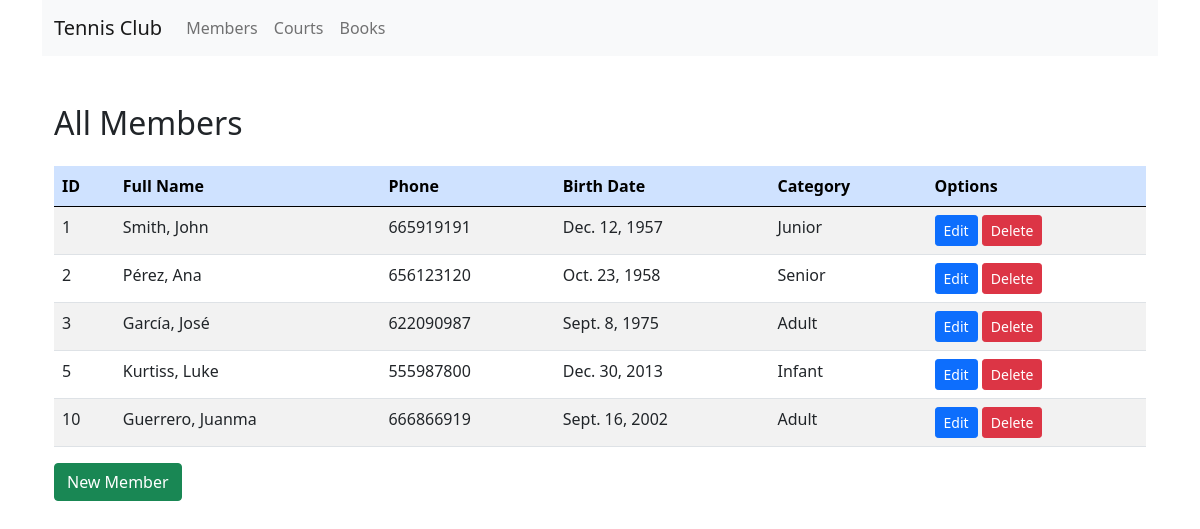
/members/, run on an earlier commit of the app's database.
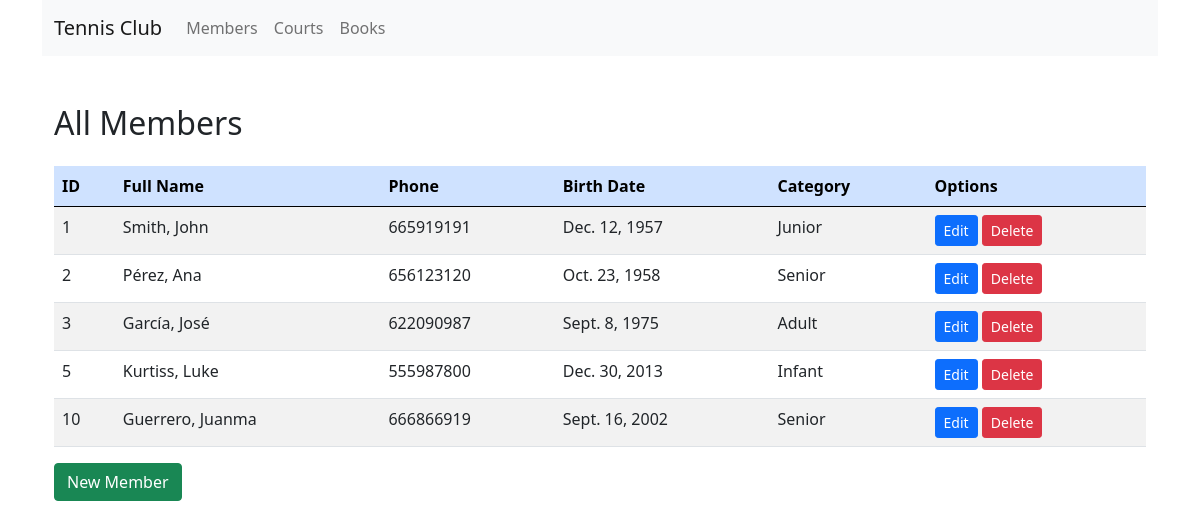
And on a later commit of the database.
### club/models.py (models this page shows, shortened)
class Member(models.Model):
    member_id = models.AutoField(primary_key=True)
    full_name = models.CharField(max_length=50)
    phone = models.IntegerField()
    birth_date = models.DateField()
    CATEGORY_CHOICES = [
        ('Infant', 'Infant'),
        ('Junior', 'Junior'),
        ('Adult', 'Adult'),
        ('Senior', 'Senior'),
    ]
    category = models.CharField(max_length=50, choices=CATEGORY_CHOICES)

### club/views.py (the view)
# urls.py: path('members/', views.member_All, name='member_All'),
def member_All(request):
    members = Member.objects.all()
    return render(request, 'member/member_all.html', {'members': members})

### club/templates/member/member_all.html
{% extends 'base.html' %}
{% block content %}
<div class="container">
    <h2 class="mt-5 mb-4">All Members</h2>
    <table class="table table-striped table-hover">
        <thead class="table-primary">
            <tr>
                <th>ID</th>
                <th>Full Name</th>
                <th>Phone</th>
                <th>Birth Date</th>
                <th>Category</th>
                <th>Options</th>
            </tr>
        </thead>
        <tbody>
           {% for member in members %}
            <tr>
                <td>{{ member.member_id }}</td>
                <td>{{ member.full_name }}</td>
                <td>{{ member.phone }}</td>
                <td>{{ member.birth_date }}</td>
                <td>{{ member.category }}</td>
                <td>
                     <a class="btn btn-primary btn-sm" href="{% url 'member_Edit' member.pk %}">Edit</a>
                     <a href={% url 'member_Delete' member.pk %} onclick="return confirm('Sure?');"><button type="button" class="btn btn-sm btn-danger">Delete</button></a>
                    </td>
            </tr>
            {% endfor %}
        </tbody>
    </table>
    <a class="btn btn-success" href="{% url 'member_New' %}">New Member</a>
</div>
{% endblock %}

What changed in the data, as far as the page shows it:
changed Member "Guerrero, Juanma": category "Adult" → "Senior"
